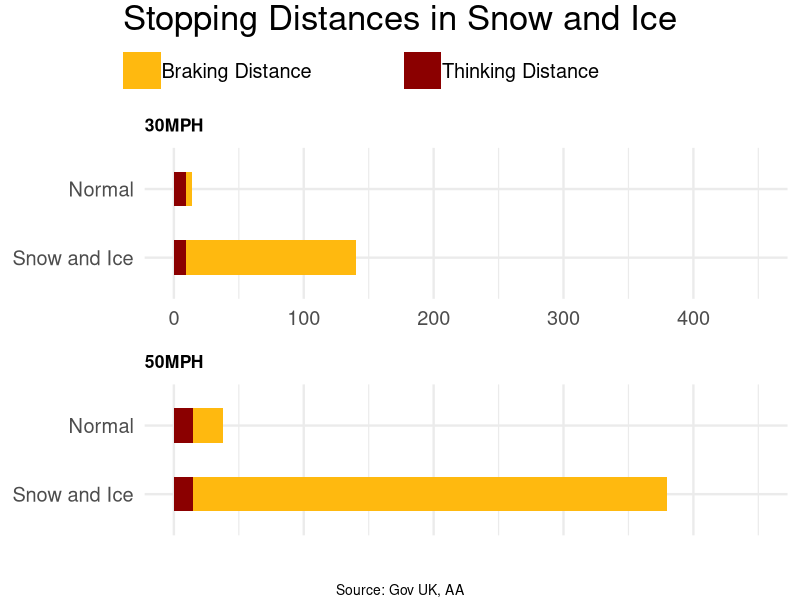

This chart was generated by the following R code:
#-----------------------------------------------------------------------------------------------

# ABOUT THIS FILE

# INSTRUCTIONAL ACTIVITY CODE 
# ACTIVITY NAME: BBC Snow and Ice
# COPYRIGHT: CC-BY-NC
# PREPARED FOR COURSE: Ethical Data Visualization: Taming Treacherous Data
# HELD AT EVENT: DHDownunder
# LOCATION OF EVENT: University of Newcastle, AUSTRALIA
# AUTHORS: 
# Christopher Church (http://christophermchurch.com/) / Katherine Hepworth (https://kathep.com)

#-----------------------------------------------------------------------------------------------

# INSTRUCTIONS

# Any line starting with '#' is a comment. This is code that provides you with information, 
# but does not tell R to do anything. To change the appearance of the plot, read comments,
# and change text below.

# Most of your work in this activity will happen in section 1. VARIABLES to CHANGE.

# geom_bar is designed to make it easy to create bar charts that show
# counts (or sums of weights)

#-----------------------------------------------------------------------------------------------

# 0. INSTALLING PACKAGES AND CALLING LIBRARIES

# The below lines 'call' libraries. If you get an error when running the code, the library 
# may not be loaded in your instance of R. To make it work uncomment the line below
# related to the package that gave the error.

# install.packages("ggplot2")
# install.packages("grid")
# install.packages("gridExtra")

library(ggplot2)
library(grid)
library(gridExtra)

#-----------------------------------------------------------------------------------------------

# 1. VARIABLES to CHANGE

color1 = "darkgoldenrod1"
color2 = "darkred"
font_size = 18
ymax = 450
bar_width=0.5

#################################################################################
#                                                                               #
#    THINGS TO EXPERIMENT WITH IN THIS SECTION                                  #
#  - Make the chart more ethical. Discuss your choices.                         #
#  - Change the color of 'color1' above to one of the named colors in           #
#    this reference: http://www.stat.columbia.edu/~tzheng/files/Rcolor.pdf      #
#  - Change the color of 'color1' above to one of the named colors.             #
#  - Change the font size.                                                      #
#  - Change the X axis of the bars by changing the ymax number.                 #
#  - Change the width of the bars.                                              #
#                                                                               #
#################################################################################


#-----------------------------------------------------------------------------------------------

# 2. MPH30 -- TOP CHART

# The below code creats the top chart. 

# line 'calls' a table, or data frame (df stands for Data Frame) 
# sourced from the FLORIDA DEPARTMENT OF LAW ENFORCEMENT.

type=c("Normal","Snow and Ice")
distance_thinking=c(9,9)
distance_braking=c(14,140)

stopping.data <- data.frame(type,distance_thinking,distance_braking,stringsAsFactors=TRUE)

g1 <- ggplot(stopping.data, aes(x=type))

g1 = g1 + geom_col(aes(x=type, y=distance_braking,fill="Braking Distance"),width=bar_width)
g1 = g1 + geom_col(aes(x=type, y=distance_thinking,fill="Thinking Distance"),width=bar_width) 

g1 = g1 + coord_flip() + scale_fill_manual(values = c(color1,color2))

g1 = g1 + theme_minimal(base_size = font_size) 

g1 = g1 + theme(axis.title.x=element_blank(),
              axis.ticks.x=element_blank(),
              axis.title.y=element_blank(),
              legend.title = element_blank(),
              legend.position="top",
              legend.key.size = unit(1, 'cm'),
              legend.spacing.x = unit(0.5,'cm'),
              legend.text = element_text(margin = margin(r = 2, unit = 'cm')),
              plot.title = element_text(size = font_size*.7, face = "bold")
              )

g1 = g1 + ggtitle("30MPH") + scale_x_discrete(limits = rev(levels(stopping.data$type)))
g1 = g1 + ylim(0,ymax)

#-----------------------------------------------------------------------------------------------

# 3. MPH50 -- BOTTOM CHART

# The below code creats the top chart. 

type=c("Normal","Snow and Ice")
distance_thinking=c(15,15)
distance_braking=c(38,380)

stopping.data <- data.frame(type,distance_thinking,distance_braking,stringsAsFactors=TRUE)

g2 <- ggplot(stopping.data, aes(x=type))

g2 = g2 + geom_col(aes(x=type, y=distance_braking,fill="Braking Distance"),width=bar_width)
g2 = g2 + geom_col(aes(x=type, y=distance_thinking,fill="Thinking Distance"),width=bar_width) 

g2 = g2 + coord_flip() + scale_fill_manual(values = c(color1, color2))

g2 = g2 + theme_minimal(base_size = font_size) 

g2 = g2 + theme(axis.title.x=element_blank(),
                axis.ticks.x=element_blank(),
                axis.text.x = element_text(color="white"),
                axis.title.y=element_blank(),
                legend.title = element_blank(),
                legend.position="none",
                plot.title = element_text(size = font_size*.7, face = "bold"))

g2 = g2 +  ggtitle("50MPH") + scale_x_discrete(limits = rev(levels(stopping.data$type)))

g2 = g2 + ylim(0,ymax)


#-----------------------------------------------------------------------------------------------

# 4. GENERATE LEGEND

g_legend<-function(a.gplot){
  tmp <- ggplot_gtable(ggplot_build(a.gplot))
  leg <- which(sapply(tmp$grobs, function(x) x$name) == "guide-box")
  legend <- tmp$grobs[[leg]]
  return(legend)}

mylegend<-g_legend(g1)




#-----------------------------------------------------------------------------------------------

# 4. GENERATE THE PLOT

# The below code tells R how to arrange all the elements above, and to render them.

grid.arrange(mylegend,
             arrangeGrob(
                  g1+ theme(
                    legend.position="none"
                    ),
                  g2
                  ),
             nrow=2,
             heights=c(
                    1.5, 10
                    ),
             top=textGrob(
                  "Stopping Distances in Snow and Ice", 
                  gp=gpar(
                    fontsize=25,font=8
                    )
                  ),
             bottom=textGrob(
                  "Source: Gov UK, AA", 
                  gp=gpar(
                    fontsize=10,font=8
                    )
                  )
             )

